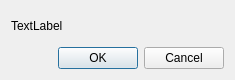
<?xml version="1.0" encoding="UTF-8"?>
<ui version="4.0">
 <class>RemoveAccount</class>
 <widget class="QDialog" name="RemoveAccount">
  <property name="geometry">
   <rect>
    <x>0</x>
    <y>0</y>
    <width>235</width>
    <height>80</height>
   </rect>
  </property>
  <property name="windowTitle">
   <string>Dialog</string>
  </property>
  <layout class="QVBoxLayout" name="verticalLayout">
   <item>
    <widget class="QLabel" name="removeAccountMsg">
     <property name="text">
      <string>TextLabel</string>
     </property>
    </widget>
   </item>
   <item>
    <widget class="QDialogButtonBox" name="buttonBox">
     <property name="orientation">
      <enum>Qt::Horizontal</enum>
     </property>
     <property name="standardButtons">
      <set>QDialogButtonBox::Cancel|QDialogButtonBox::Ok</set>
     </property>
    </widget>
   </item>
  </layout>
 </widget>
 <resources/>
 <connections>
  <connection>
   <sender>buttonBox</sender>
   <signal>accepted()</signal>
   <receiver>RemoveAccount</receiver>
   <slot>accept()</slot>
   <hints>
    <hint type="sourcelabel">
     <x>248</x>
     <y>254</y>
    </hint>
    <hint type="destinationlabel">
     <x>157</x>
     <y>274</y>
    </hint>
   </hints>
  </connection>
  <connection>
   <sender>buttonBox</sender>
   <signal>rejected()</signal>
   <receiver>RemoveAccount</receiver>
   <slot>reject()</slot>
   <hints>
    <hint type="sourcelabel">
     <x>316</x>
     <y>260</y>
    </hint>
    <hint type="destinationlabel">
     <x>286</x>
     <y>274</y>
    </hint>
   </hints>
  </connection>
 </connections>
</ui>
